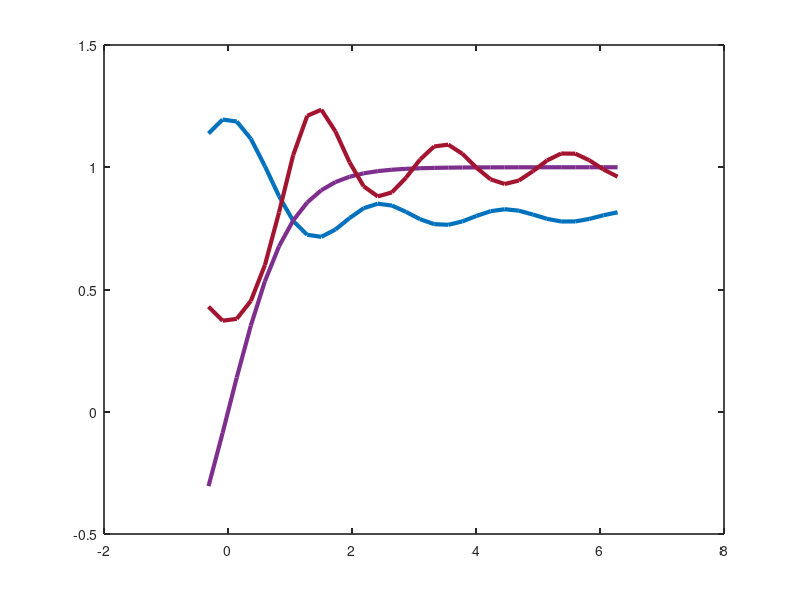

The MATLAB source for this figure: (Note: this script raises an error after producing the figure.)
clc
clear
close all
addpath(genpath(pwd))

% 创建数据 
x = linspace(-0.1*pi,2*pi, 30);
y = cell(1, 3);
y{1, 1} = 0.4*sinc(x)+0.8;
y{1, 2} = tanh(x);
y{1, 3} = exp(-sinc(x));

%% 主坐标系部分
% 创建图像
figure;
color_ = [0, 114, 189; 126, 47, 142; 162, 20, 47]/255;
% 创建主坐标系
axes1 = axes('Units', 'normalized');
hold(axes1, 'on');
box(axes1,'on');
set(axes1, 'LineWidth', 1.2, 'TickDir', 'in');
% 可视化
for i = 1:3
    plot(x, y{1, i}, 'Parent', axes1, 'Color', color_(i, :), 'LineWidth', 3)
end

%% 放大图
% parameters of axes
parameters = struct('axesPosition', [0.6, 0.1, 0.2, 0.4],...
                    'zoomZone', [1.5, 2.5; 0.6, 1.3],...
                    'lineDirection', [1, 2; 4, 3]);
%% plot
zp = BaseZoom();
zp.plot(parameters)
